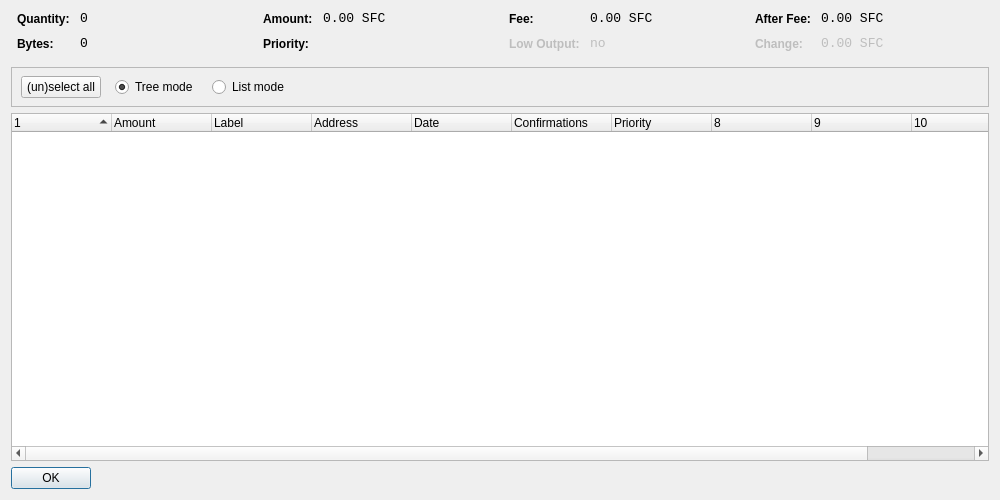
<?xml version="1.0" encoding="UTF-8"?>
<ui version="4.0">
 <class>CoinControlDialog</class>
 <widget class="QDialog" name="CoinControlDialog">
  <property name="geometry">
   <rect>
    <x>0</x>
    <y>0</y>
    <width>1000</width>
    <height>500</height>
   </rect>
  </property>
  <property name="windowTitle">
   <string>Coin Control</string>
  </property>
  <layout class="QVBoxLayout" name="verticalLayout">
   <item>
    <layout class="QHBoxLayout" name="horizontalLayoutTop" stretch="0,0,0,0">
     <property name="topMargin">
      <number>0</number>
     </property>
     <property name="bottomMargin">
      <number>10</number>
     </property>
     <item>
      <layout class="QFormLayout" name="formLayoutCoinControl1">
       <property name="horizontalSpacing">
        <number>10</number>
       </property>
       <property name="verticalSpacing">
        <number>10</number>
       </property>
       <property name="leftMargin">
        <number>6</number>
       </property>
       <property name="rightMargin">
        <number>6</number>
       </property>
       <item row="0" column="0">
        <widget class="QLabel" name="labelCoinControlQuantityText">
         <property name="styleSheet">
          <string notr="true">font-weight:bold;</string>
         </property>
         <property name="text">
          <string>Quantity:</string>
         </property>
        </widget>
       </item>
       <item row="0" column="1">
        <widget class="QLabel" name="labelCoinControlQuantity">
         <property name="font">
          <font>
           <family>Monospace</family>
           <pointsize>10</pointsize>
          </font>
         </property>
         <property name="cursor">
          <cursorShape>IBeamCursor</cursorShape>
         </property>
         <property name="contextMenuPolicy">
          <enum>Qt::ActionsContextMenu</enum>
         </property>
         <property name="text">
          <string notr="true">0</string>
         </property>
         <property name="textInteractionFlags">
          <set>Qt::LinksAccessibleByMouse|Qt::TextSelectableByKeyboard|Qt::TextSelectableByMouse</set>
         </property>
        </widget>
       </item>
       <item row="1" column="0">
        <widget class="QLabel" name="labelCoinControlBytesText">
         <property name="styleSheet">
          <string notr="true">font-weight:bold;</string>
         </property>
         <property name="text">
          <string>Bytes:</string>
         </property>
        </widget>
       </item>
       <item row="1" column="1">
        <widget class="QLabel" name="labelCoinControlBytes">
         <property name="font">
          <font>
           <family>Monospace</family>
           <pointsize>10</pointsize>
          </font>
         </property>
         <property name="cursor">
          <cursorShape>IBeamCursor</cursorShape>
         </property>
         <property name="contextMenuPolicy">
          <enum>Qt::ActionsContextMenu</enum>
         </property>
         <property name="text">
          <string notr="true">0</string>
         </property>
         <property name="textInteractionFlags">
          <set>Qt::LinksAccessibleByMouse|Qt::TextSelectableByKeyboard|Qt::TextSelectableByMouse</set>
         </property>
        </widget>
       </item>
      </layout>
     </item>
     <item>
      <layout class="QFormLayout" name="formLayoutCoinControl2">
       <property name="horizontalSpacing">
        <number>10</number>
       </property>
       <property name="verticalSpacing">
        <number>10</number>
       </property>
       <property name="leftMargin">
        <number>6</number>
       </property>
       <property name="rightMargin">
        <number>6</number>
       </property>
       <item row="0" column="0">
        <widget class="QLabel" name="labelCoinControlAmountText">
         <property name="styleSheet">
          <string notr="true">font-weight:bold;</string>
         </property>
         <property name="text">
          <string>Amount:</string>
         </property>
        </widget>
       </item>
       <item row="0" column="1">
        <widget class="QLabel" name="labelCoinControlAmount">
         <property name="font">
          <font>
           <family>Monospace</family>
           <pointsize>10</pointsize>
          </font>
         </property>
         <property name="cursor">
          <cursorShape>IBeamCursor</cursorShape>
         </property>
         <property name="contextMenuPolicy">
          <enum>Qt::ActionsContextMenu</enum>
         </property>
         <property name="text">
          <string notr="true">0.00 SFC</string>
         </property>
         <property name="textInteractionFlags">
          <set>Qt::LinksAccessibleByMouse|Qt::TextSelectableByKeyboard|Qt::TextSelectableByMouse</set>
         </property>
        </widget>
       </item>
       <item row="1" column="0">
        <widget class="QLabel" name="labelCoinControlPriorityText">
         <property name="styleSheet">
          <string notr="true">font-weight:bold;</string>
         </property>
         <property name="text">
          <string>Priority:</string>
         </property>
        </widget>
       </item>
       <item row="1" column="1">
        <widget class="QLabel" name="labelCoinControlPriority">
         <property name="font">
          <font>
           <family>Monospace</family>
           <pointsize>10</pointsize>
          </font>
         </property>
         <property name="cursor">
          <cursorShape>IBeamCursor</cursorShape>
         </property>
         <property name="contextMenuPolicy">
          <enum>Qt::ActionsContextMenu</enum>
         </property>
         <property name="text">
          <string/>
         </property>
         <property name="textInteractionFlags">
          <set>Qt::LinksAccessibleByMouse|Qt::TextSelectableByKeyboard|Qt::TextSelectableByMouse</set>
         </property>
        </widget>
       </item>
      </layout>
     </item>
     <item>
      <layout class="QFormLayout" name="formLayoutCoinControl3">
       <property name="horizontalSpacing">
        <number>10</number>
       </property>
       <property name="verticalSpacing">
        <number>10</number>
       </property>
       <property name="leftMargin">
        <number>6</number>
       </property>
       <property name="rightMargin">
        <number>6</number>
       </property>
       <item row="0" column="0">
        <widget class="QLabel" name="labelCoinControlFeeText">
         <property name="styleSheet">
          <string notr="true">font-weight:bold;</string>
         </property>
         <property name="text">
          <string>Fee:</string>
         </property>
        </widget>
       </item>
       <item row="0" column="1">
        <widget class="QLabel" name="labelCoinControlFee">
         <property name="font">
          <font>
           <family>Monospace</family>
           <pointsize>10</pointsize>
          </font>
         </property>
         <property name="cursor">
          <cursorShape>IBeamCursor</cursorShape>
         </property>
         <property name="contextMenuPolicy">
          <enum>Qt::ActionsContextMenu</enum>
         </property>
         <property name="text">
          <string notr="true">0.00 SFC</string>
         </property>
         <property name="textInteractionFlags">
          <set>Qt::LinksAccessibleByMouse|Qt::TextSelectableByKeyboard|Qt::TextSelectableByMouse</set>
         </property>
        </widget>
       </item>
       <item row="1" column="0">
        <widget class="QLabel" name="labelCoinControlLowOutputText">
         <property name="enabled">
          <bool>false</bool>
         </property>
         <property name="styleSheet">
          <string notr="true">font-weight:bold;</string>
         </property>
         <property name="text">
          <string>Low Output:</string>
         </property>
        </widget>
       </item>
       <item row="1" column="1">
        <widget class="QLabel" name="labelCoinControlLowOutput">
         <property name="enabled">
          <bool>false</bool>
         </property>
         <property name="font">
          <font>
           <family>Monospace</family>
           <pointsize>10</pointsize>
          </font>
         </property>
         <property name="cursor">
          <cursorShape>IBeamCursor</cursorShape>
         </property>
         <property name="contextMenuPolicy">
          <enum>Qt::ActionsContextMenu</enum>
         </property>
         <property name="text">
          <string notr="true">no</string>
         </property>
         <property name="textInteractionFlags">
          <set>Qt::LinksAccessibleByMouse|Qt::TextSelectableByKeyboard|Qt::TextSelectableByMouse</set>
         </property>
        </widget>
       </item>
      </layout>
     </item>
     <item>
      <layout class="QFormLayout" name="formLayoutCoinControl4">
       <property name="horizontalSpacing">
        <number>10</number>
       </property>
       <property name="verticalSpacing">
        <number>10</number>
       </property>
       <property name="leftMargin">
        <number>6</number>
       </property>
       <property name="rightMargin">
        <number>6</number>
       </property>
       <item row="0" column="0">
        <widget class="QLabel" name="labelCoinControlAfterFeeText">
         <property name="styleSheet">
          <string notr="true">font-weight:bold;</string>
         </property>
         <property name="text">
          <string>After Fee:</string>
         </property>
        </widget>
       </item>
       <item row="0" column="1">
        <widget class="QLabel" name="labelCoinControlAfterFee">
         <property name="font">
          <font>
           <family>Monospace</family>
           <pointsize>10</pointsize>
          </font>
         </property>
         <property name="cursor">
          <cursorShape>IBeamCursor</cursorShape>
         </property>
         <property name="contextMenuPolicy">
          <enum>Qt::ActionsContextMenu</enum>
         </property>
         <property name="text">
          <string notr="true">0.00 SFC</string>
         </property>
         <property name="textInteractionFlags">
          <set>Qt::LinksAccessibleByMouse|Qt::TextSelectableByKeyboard|Qt::TextSelectableByMouse</set>
         </property>
        </widget>
       </item>
       <item row="1" column="0">
        <widget class="QLabel" name="labelCoinControlChangeText">
         <property name="enabled">
          <bool>false</bool>
         </property>
         <property name="styleSheet">
          <string notr="true">font-weight:bold;</string>
         </property>
         <property name="text">
          <string>Change:</string>
         </property>
        </widget>
       </item>
       <item row="1" column="1">
        <widget class="QLabel" name="labelCoinControlChange">
         <property name="enabled">
          <bool>false</bool>
         </property>
         <property name="font">
          <font>
           <family>Monospace</family>
           <pointsize>10</pointsize>
          </font>
         </property>
         <property name="cursor">
          <cursorShape>IBeamCursor</cursorShape>
         </property>
         <property name="contextMenuPolicy">
          <enum>Qt::ActionsContextMenu</enum>
         </property>
         <property name="text">
          <string notr="true">0.00 SFC</string>
         </property>
         <property name="textInteractionFlags">
          <set>Qt::LinksAccessibleByMouse|Qt::TextSelectableByKeyboard|Qt::TextSelectableByMouse</set>
         </property>
        </widget>
       </item>
      </layout>
     </item>
    </layout>
   </item>
   <item>
    <widget class="QFrame" name="frame">
     <property name="minimumSize">
      <size>
       <width>0</width>
       <height>40</height>
      </size>
     </property>
     <property name="frameShape">
      <enum>QFrame::StyledPanel</enum>
     </property>
     <property name="frameShadow">
      <enum>QFrame::Sunken</enum>
     </property>
     <widget class="QWidget" name="horizontalLayoutWidget">
      <property name="geometry">
       <rect>
        <x>10</x>
        <y>0</y>
        <width>781</width>
        <height>41</height>
       </rect>
      </property>
      <layout class="QHBoxLayout" name="horizontalLayoutPanel" stretch="0,0,0,0,0">
       <property name="spacing">
        <number>14</number>
       </property>
       <item>
        <widget class="QPushButton" name="pushButtonSelectAll">
         <property name="sizePolicy">
          <sizepolicy hsizetype="Maximum" vsizetype="Fixed">
           <horstretch>0</horstretch>
           <verstretch>0</verstretch>
          </sizepolicy>
         </property>
         <property name="text">
          <string>(un)select all</string>
         </property>
        </widget>
       </item>
       <item>
        <widget class="QRadioButton" name="radioTreeMode">
         <property name="sizePolicy">
          <sizepolicy hsizetype="Maximum" vsizetype="Fixed">
           <horstretch>0</horstretch>
           <verstretch>0</verstretch>
          </sizepolicy>
         </property>
         <property name="text">
          <string>Tree mode</string>
         </property>
         <property name="checked">
          <bool>true</bool>
         </property>
        </widget>
       </item>
       <item>
        <widget class="QRadioButton" name="radioListMode">
         <property name="sizePolicy">
          <sizepolicy hsizetype="Maximum" vsizetype="Fixed">
           <horstretch>0</horstretch>
           <verstretch>0</verstretch>
          </sizepolicy>
         </property>
         <property name="text">
          <string>List mode</string>
         </property>
        </widget>
       </item>
       <item>
        <spacer name="horizontalSpacer">
         <property name="orientation">
          <enum>Qt::Horizontal</enum>
         </property>
         <property name="sizeHint" stdset="0">
          <size>
           <width>40</width>
           <height>20</height>
          </size>
         </property>
        </spacer>
       </item>
      </layout>
     </widget>
    </widget>
   </item>
   <item>
    <widget class="CoinControlTreeWidget" name="treeWidget">
     <property name="contextMenuPolicy">
      <enum>Qt::CustomContextMenu</enum>
     </property>
     <property name="sortingEnabled">
      <bool>false</bool>
     </property>
     <property name="columnCount">
      <number>11</number>
     </property>
     <attribute name="headerShowSortIndicator" stdset="0">
      <bool>true</bool>
     </attribute>
     <attribute name="headerStretchLastSection">
      <bool>false</bool>
     </attribute>
     <column>
      <property name="text">
       <string/>
      </property>
     </column>
     <column>
      <property name="text">
       <string>Amount</string>
      </property>
     </column>
     <column>
      <property name="text">
       <string>Label</string>
      </property>
     </column>
     <column>
      <property name="text">
       <string>Address</string>
      </property>
     </column>
     <column>
      <property name="text">
       <string>Date</string>
      </property>
     </column>
     <column>
      <property name="text">
       <string>Confirmations</string>
      </property>
      <property name="toolTip">
       <string>Confirmed</string>
      </property>
     </column>
     <column>
      <property name="text">
       <string>Priority</string>
      </property>
     </column>
     <column>
      <property name="text">
       <string/>
      </property>
     </column>
     <column>
      <property name="text">
       <string/>
      </property>
     </column>
     <column>
      <property name="text">
       <string/>
      </property>
     </column>
     <column>
      <property name="text">
       <string/>
      </property>
     </column>
    </widget>
   </item>
   <item>
    <widget class="QDialogButtonBox" name="buttonBox">
     <property name="sizePolicy">
      <sizepolicy hsizetype="Maximum" vsizetype="Fixed">
       <horstretch>0</horstretch>
       <verstretch>0</verstretch>
      </sizepolicy>
     </property>
     <property name="orientation">
      <enum>Qt::Horizontal</enum>
     </property>
     <property name="standardButtons">
      <set>QDialogButtonBox::Ok</set>
     </property>
    </widget>
   </item>
  </layout>
 </widget>
 <customwidgets>
  <customwidget>
   <class>CoinControlTreeWidget</class>
   <extends>QTreeWidget</extends>
   <header>coincontroltreewidget.h</header>
  </customwidget>
 </customwidgets>
 <resources/>
 <connections/>
</ui>
